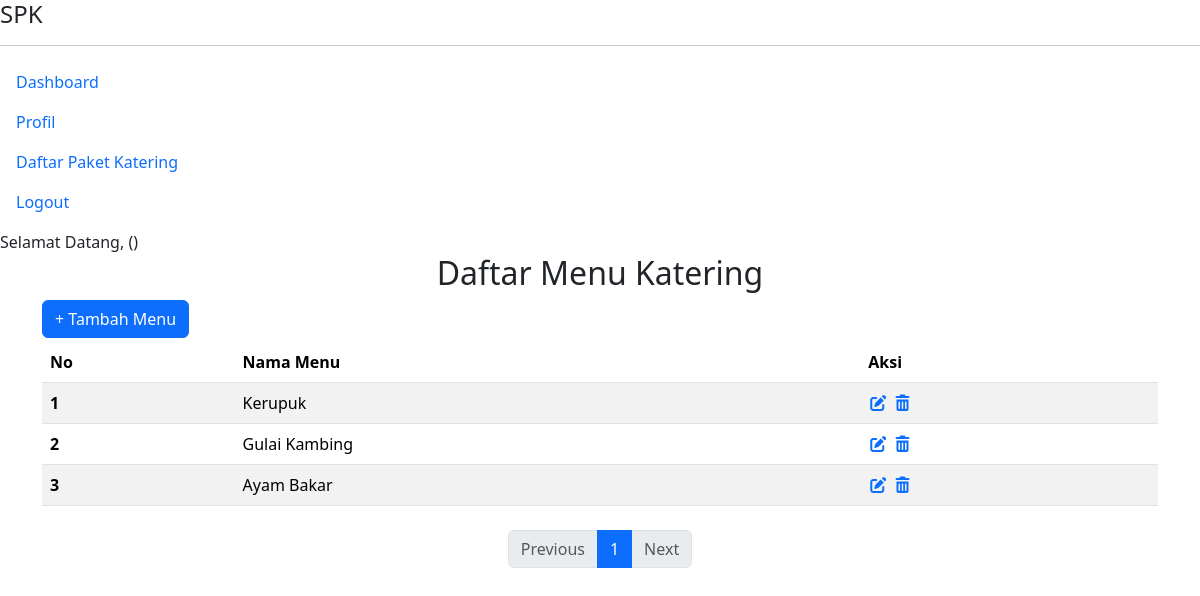
The app's page /pages/menu-katering/menu_katering.php, older data.
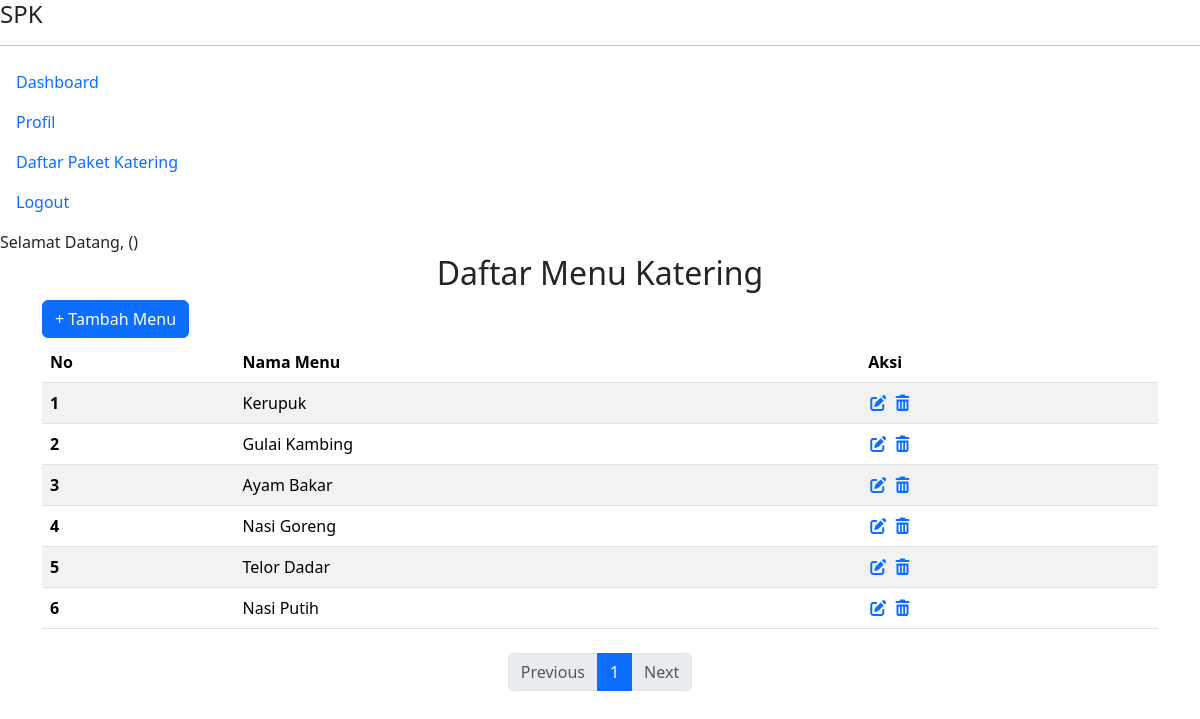
The same page, newer data.
### tables this page shows
CREATE TABLE `menu_katering` (
  `id_menu_katering` int(11) NOT NULL,
  `nama_menu` varchar(50) NOT NULL
);

### pages/menu-katering/menu_katering.php (the view, shortened to what this page needs)
<?php
require_once __DIR__ . '/../../pages/layouts/header.php';
require_once __DIR__ . '/../../koneksi.php';
$limit = 10;
$page_no = isset($_GET['page_no']) ? (int) $_GET['page_no'] : 1;
$offset = ($page_no - 1) * $limit;
$getDataMenuKatering = mysqli_query(
    $koneksi,
    'SELECT * FROM menu_katering
    LIMIT ' . $limit . ' OFFSET ' . $offset . ''
);
$totalDataResult = mysqli_query(
    $koneksi,
    "SELECT COUNT(*) as total FROM menu_katering"
);
$dataTotal = mysqli_fetch_assoc($totalDataResult);
$totalData = $dataTotal['total'];
$totalPages = ceil($totalData / $limit);
$no = $offset + 1;
?>
<section>
    <div class="content">
        <h2 class="content-title text-center">Daftar Menu Katering</h2>
        <div class="container" style="margin-bottom: -20px;">
            <a href="index.php?page=tambah_menu_katering" class="btn btn-primary">+ Tambah Menu</a>
        </div>
        <div class="container mt-4 table-responsive" style="max-height: 700px; overflow-y: auto;">
            <table class="table table-striped table-hover" style="max-height:300px;">
                <thead>
                    <tr>
                        <th scope="col">No</th>
                        <th scope="col">Nama Menu</th>
                        <th scope="col">Aksi</th>
                    </tr>
                </thead>
                <tbody>
                    <?php foreach ($getDataMenuKatering as $row): ?>
                        <tr>
                            <th scope="row"><?= $no++ ?></th>
                            <td><?= $row['nama_menu'] ?></td>
                            <td>
                                <a
                                    href="index.php?page=edit_menu_katering&id_menu_katering=<?= $row['id_menu_katering'] ?>"><i
                                        class="fa-solid fa-pen-to-square"></i></a>
                                <a href="javascript:void(0)"
                                    onclick="konfirmasiDelete('index.php?page=hapus_menu_katering&id_menu_katering=<?= $row['id_menu_katering'] ?>')">
                                    <i class="fa-solid fa-trash-can"></i></a>
                            </td>
                        </tr>
                    <?php endforeach ?>
                </tbody>
            </table>
            <nav aria-label="Page navigation">
                <ul class="pagination justify-content-center mt-4">
                    <li class="page-item <?= ($page_no <= 1) ? 'disabled' : '' ?>">
                        <a class="page-link" href="?page=item_penilaian&page_no=<?= $page_no - 1 ?>">Previous</a>
                    </li>
                    <?php for ($i = 1; $i <= $totalPages; $i++): ?>
                        <li class="page-item <?= ($i == $page_no) ? 'active' : '' ?>">
                            <a class="page-link" href="?page=item_penilaian&page_no=<?= $i ?>"><?= $i ?></a>
                        </li>
                    <?php endfor; ?>
                    <li class="page-item <?= ($page_no >= $totalPages) ? 'disabled' : '' ?>">
                        <a class="page-link" href="?page=item_penilaian&page_no=<?= $page_no + 1 ?>">Next</a>
                    </li>
                </ul>
            </nav>
        </div>
    </div>
</section>
<?php
require_once __DIR__ . '/../../pages/layouts/footer.php';
?>

Row changes from the older to the newer data that the page shows:
added menu_katering: nama_menu "Nasi Goreng"
added menu_katering: nama_menu "Telor Dadar"
added menu_katering: nama_menu "Nasi Putih"
